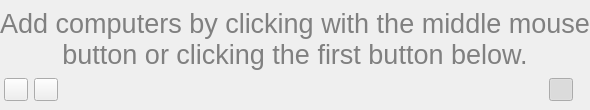
<?xml version="1.0" encoding="UTF-8"?>
<ui version="4.0">
 <class>SpotlightPanel</class>
 <widget class="QWidget" name="SpotlightPanel">
  <layout class="QVBoxLayout" name="_2">
   <property name="spacing">
    <number>0</number>
   </property>
   <property name="leftMargin">
    <number>0</number>
   </property>
   <property name="topMargin">
    <number>4</number>
   </property>
   <property name="rightMargin">
    <number>0</number>
   </property>
   <property name="bottomMargin">
    <number>0</number>
   </property>
   <item>
    <widget class="QStackedWidget" name="stackedWidget">
     <widget class="QWidget" name="helpPage">
      <layout class="QVBoxLayout" name="verticalLayout_3">
       <property name="leftMargin">
        <number>0</number>
       </property>
       <property name="topMargin">
        <number>0</number>
       </property>
       <property name="rightMargin">
        <number>0</number>
       </property>
       <property name="bottomMargin">
        <number>0</number>
       </property>
       <item>
        <widget class="QLabel" name="helpLabel">
         <property name="sizePolicy">
          <sizepolicy hsizetype="Expanding" vsizetype="Preferred">
           <horstretch>0</horstretch>
           <verstretch>0</verstretch>
          </sizepolicy>
         </property>
         <property name="palette">
          <palette>
           <active>
            <colorrole role="WindowText">
             <brush brushstyle="SolidPattern">
              <color alpha="255">
               <red>128</red>
               <green>128</green>
               <blue>128</blue>
              </color>
             </brush>
            </colorrole>
           </active>
           <inactive>
            <colorrole role="WindowText">
             <brush brushstyle="SolidPattern">
              <color alpha="255">
               <red>128</red>
               <green>128</green>
               <blue>128</blue>
              </color>
             </brush>
            </colorrole>
           </inactive>
           <disabled>
            <colorrole role="WindowText">
             <brush brushstyle="SolidPattern">
              <color alpha="255">
               <red>119</red>
               <green>120</green>
               <blue>120</blue>
              </color>
             </brush>
            </colorrole>
           </disabled>
          </palette>
         </property>
         <property name="font">
          <font>
           <pointsize>20</pointsize>
          </font>
         </property>
         <property name="text">
          <string>Add computers by clicking with the middle mouse button or clicking the first button below.</string>
         </property>
         <property name="alignment">
          <set>Qt::AlignCenter</set>
         </property>
         <property name="wordWrap">
          <bool>true</bool>
         </property>
        </widget>
       </item>
      </layout>
     </widget>
     <widget class="QWidget" name="viewPage">
      <layout class="QVBoxLayout">
       <property name="leftMargin">
        <number>0</number>
       </property>
       <property name="topMargin">
        <number>0</number>
       </property>
       <property name="rightMargin">
        <number>0</number>
       </property>
       <property name="bottomMargin">
        <number>0</number>
       </property>
       <item>
        <widget class="ComputerMonitoringWidget" name="monitoringWidget"/>
       </item>
      </layout>
     </widget>
    </widget>
   </item>
   <item>
    <widget class="QWidget" name="widget" native="true">
     <layout class="QHBoxLayout" name="horizontalLayout">
      <property name="leftMargin">
       <number>4</number>
      </property>
      <property name="topMargin">
       <number>4</number>
      </property>
      <property name="rightMargin">
       <number>4</number>
      </property>
      <item>
       <widget class="QToolButton" name="addButton">
        <property name="toolTip">
         <string>Add selected computers</string>
        </property>
        <property name="icon">
          <iconset resource="../resources/master.qrc">
           <normaloff>:/master/fa/arrow-up.svg</normaloff>:/master/fa/arrow-up.svg</iconset>
        </property>
       </widget>
      </item>
      <item>
       <widget class="QToolButton" name="removeButton">
        <property name="toolTip">
         <string>Remove selected computers</string>
        </property>
        <property name="icon">
          <iconset resource="../resources/master.qrc">
           <normaloff>:/master/fa/arrow-down.svg</normaloff>:/master/fa/arrow-down.svg</iconset>
        </property>
       </widget>
      </item>
      <item>
       <spacer name="horizontalSpacer_2">
        <property name="orientation">
         <enum>Qt::Horizontal</enum>
        </property>
        <property name="sizeHint" stdset="0">
         <size>
          <width>40</width>
          <height>20</height>
         </size>
        </property>
       </spacer>
      </item>
      <item>
       <widget class="QToolButton" name="realtimeViewButton">
        <property name="toolTip">
         <string>Update computers in realtime</string>
        </property>
        <property name="icon">
          <iconset resource="../resources/master.qrc">
           <normaloff>:/master/fa/arrows-rotate.svg</normaloff>
           <normalon>:/master/fa/arrows-rotate.svg</normalon>:/master/fa/arrows-rotate.svg</iconset>
        </property>
        <property name="checkable">
         <bool>true</bool>
        </property>
        <property name="checked">
         <bool>true</bool>
        </property>
       </widget>
      </item>
      <item>
       <widget class="QLabel" name="durationLabel">
        <property name="text">
         <string/>
        </property>
       </widget>
      </item>
     </layout>
    </widget>
   </item>
  </layout>
 </widget>
 <customwidgets>
  <customwidget>
   <class>ComputerMonitoringWidget</class>
   <extends>QListView</extends>
   <header>ComputerMonitoringWidget.h</header>
   <container>1</container>
  </customwidget>
 </customwidgets>
 <resources>
  <include location="../../core/resources/core.qrc"/>
  <include location="../resources/master.qrc"/>
 </resources>
 <connections/>
</ui>
